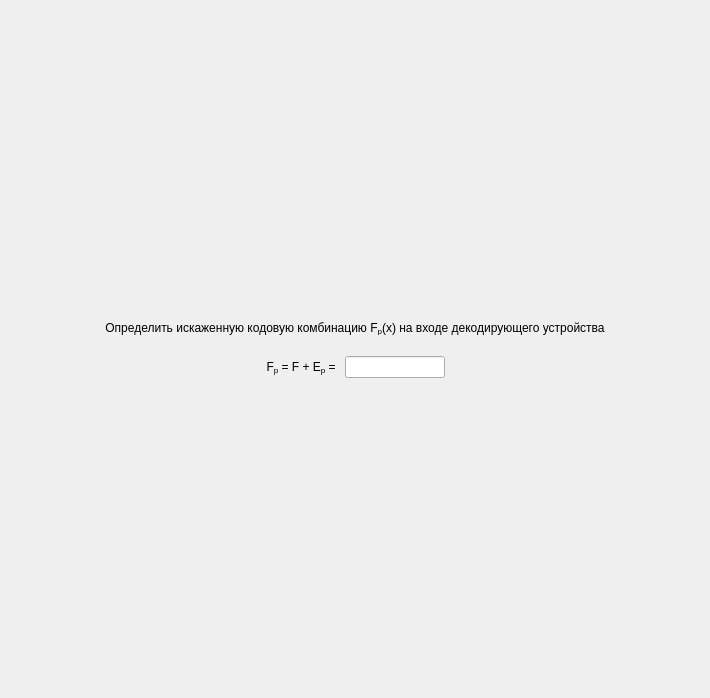
<?xml version="1.0" encoding="UTF-8"?>
<ui version="4.0">
 <class>ScreenTask7</class>
 <widget class="QFrame" name="ScreenTask7">
  <property name="geometry">
   <rect>
    <x>0</x>
    <y>0</y>
    <width>710</width>
    <height>698</height>
   </rect>
  </property>
  <property name="windowTitle">
   <string>Frame</string>
  </property>
  <layout class="QGridLayout" name="gridLayout">
   <property name="leftMargin">
    <number>0</number>
   </property>
   <property name="topMargin">
    <number>0</number>
   </property>
   <property name="rightMargin">
    <number>0</number>
   </property>
   <property name="bottomMargin">
    <number>0</number>
   </property>
   <property name="spacing">
    <number>6</number>
   </property>
   <item row="0" column="0">
    <layout class="QVBoxLayout" name="verticalLayout">
     <item>
      <spacer name="verticalSpacer_2">
       <property name="orientation">
        <enum>Qt::Vertical</enum>
       </property>
       <property name="sizeHint" stdset="0">
        <size>
         <width>20</width>
         <height>40</height>
        </size>
       </property>
      </spacer>
     </item>
     <item>
      <widget class="QLabel" name="title_2">
       <property name="styleSheet">
        <string notr="true">font: 75 20pt &quot;MS Shell Dlg 2&quot;;</string>
       </property>
       <property name="text">
        <string>Определить искаженную кодовую комбинацию F&lt;sub&gt;p&lt;/sub&gt;(x) на входе декодирующего устройства</string>
       </property>
       <property name="alignment">
        <set>Qt::AlignCenter</set>
       </property>
       <property name="wordWrap">
        <bool>true</bool>
       </property>
      </widget>
     </item>
     <item>
      <spacer name="verticalSpacer_3">
       <property name="orientation">
        <enum>Qt::Vertical</enum>
       </property>
       <property name="sizeType">
        <enum>QSizePolicy::Minimum</enum>
       </property>
       <property name="sizeHint" stdset="0">
        <size>
         <width>0</width>
         <height>15</height>
        </size>
       </property>
      </spacer>
     </item>
     <item>
      <layout class="QHBoxLayout" name="horizontalLayout_2">
       <item>
        <spacer name="horizontalSpacer">
         <property name="orientation">
          <enum>Qt::Horizontal</enum>
         </property>
         <property name="sizeHint" stdset="0">
          <size>
           <width>0</width>
           <height>0</height>
          </size>
         </property>
        </spacer>
       </item>
       <item>
        <widget class="QLabel" name="label1">
         <property name="styleSheet">
          <string notr="true">font: 16pt &quot;MS Shell Dlg 2&quot;;</string>
         </property>
         <property name="text">
          <string>F&lt;sub&gt;p&lt;/sub&gt; = F + E&lt;sub&gt;p&lt;/sub&gt; = </string>
         </property>
         <property name="alignment">
          <set>Qt::AlignRight|Qt::AlignTrailing|Qt::AlignVCenter</set>
         </property>
        </widget>
       </item>
       <item>
        <widget class="QLineEdit" name="input">
         <property name="sizePolicy">
          <sizepolicy hsizetype="Fixed" vsizetype="Fixed">
           <horstretch>0</horstretch>
           <verstretch>0</verstretch>
          </sizepolicy>
         </property>
         <property name="maximumSize">
          <size>
           <width>100</width>
           <height>16777215</height>
          </size>
         </property>
         <property name="styleSheet">
          <string notr="true">font: 16pt &quot;MS Shell Dlg 2&quot;;</string>
         </property>
         <property name="inputMask">
          <string/>
         </property>
         <property name="maxLength">
          <number>7</number>
         </property>
         <property name="alignment">
          <set>Qt::AlignCenter</set>
         </property>
        </widget>
       </item>
       <item>
        <spacer name="horizontalSpacer_4">
         <property name="orientation">
          <enum>Qt::Horizontal</enum>
         </property>
         <property name="sizeHint" stdset="0">
          <size>
           <width>0</width>
           <height>0</height>
          </size>
         </property>
        </spacer>
       </item>
      </layout>
     </item>
     <item>
      <spacer name="verticalSpacer">
       <property name="orientation">
        <enum>Qt::Vertical</enum>
       </property>
       <property name="sizeHint" stdset="0">
        <size>
         <width>20</width>
         <height>40</height>
        </size>
       </property>
      </spacer>
     </item>
    </layout>
   </item>
  </layout>
 </widget>
 <resources/>
 <connections/>
</ui>
